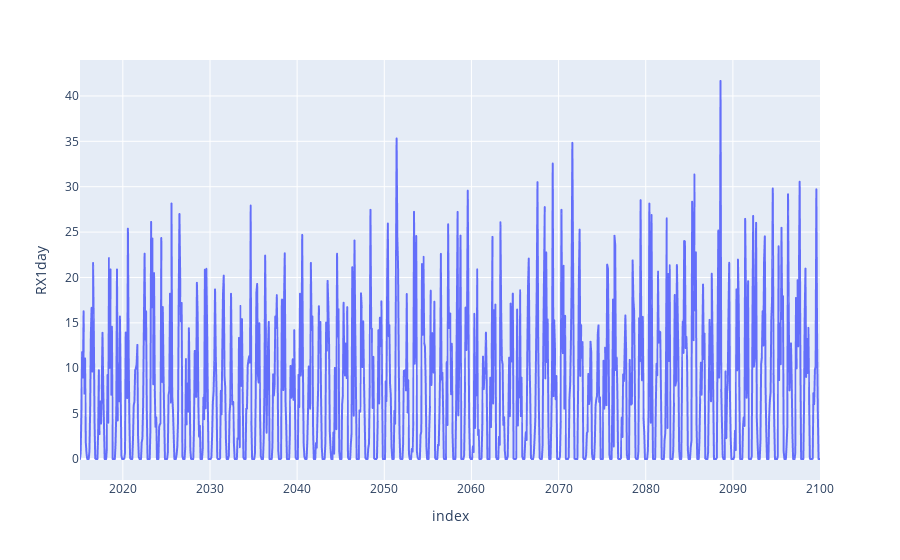

The notebook cell saved with this chart:
### Code cell
fig = px.line(model_list[0].df_monthly, y="RX1day")
fig.show()

### Figure 1 — Plotly figure (JSON) as saved in the notebook; plotly's stock layout.template omitted (floating-point values rounded to 4 significant figures; data arrays with more than 128 entries replaced by an {"elided": "..."} marker saying what was removed)
{"data": [{"hovertemplate": "index=%{x}<br>RX1day=%{y}<extra></extra>", "legendgroup": "", "line": {"color": "#636efa", "dash": "solid"}, "marker": {"symbol": "circle"}, "mode": "lines", "name": "", "showlegend": false, "type": "scattergl", "x": {"elided": "1020 str values"}, "xaxis": "x", "y": {"elided": "1020 float values"}, "yaxis": "y"}], "layout": {"legend": {"tracegroupgap": 0}, "margin": {"t": 60}, "xaxis": {"anchor": "y", "domain": [0, 1], "title": {"text": "index"}}, "yaxis": {"anchor": "x", "domain": [0, 1], "title": {"text": "RX1day"}}}}
